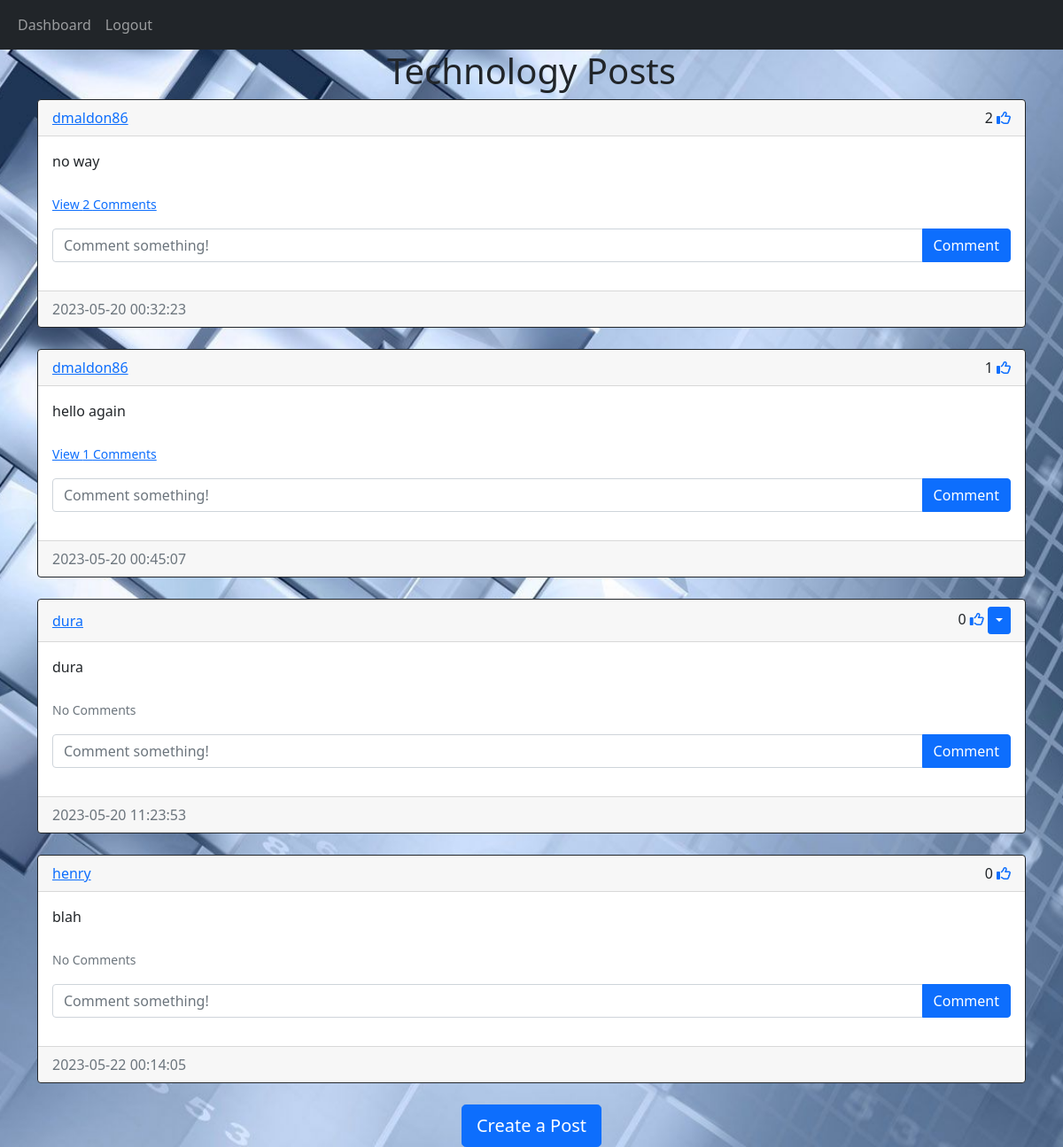
The page /dashboard (signed in) on the database its author committed.
### website/models.py (models this page shows)
class Post(db.Model):
    id = db.Column(db.Integer, primary_key=True)
    text = db.Column(db.Text, nullable=False)
    date_created = db.Column(db.DateTime(timezone=True), default=func.now())
    author = db.Column(
        db.Integer, db.ForeignKey("user.id", ondelete="CASCADE"), nullable=False
    )
    comments = db.relationship("Comment", backref="post", passive_deletes=True)
    likes = db.relationship("Like", backref="post", passive_deletes=True)

class User(db.Model, UserMixin):
    id = db.Column(db.Integer, primary_key=True)
    email = db.Column(db.String(150), unique=True)
    username = db.Column(db.String(150), unique=True)
    password = db.Column(db.String(150))
    date_created = db.Column(db.DateTime(timezone=True), default=func.now())
    posts = db.relationship("Post", backref="user", passive_deletes=True)
    comments = db.relationship("Comment", backref="user", passive_deletes=True)
    likes = db.relationship("Like", backref="user", passive_deletes=True)

### website/views.py (the view)
@views.route("/")
@views.route("/dashboard")
@login_required
def dashboard():
    posts = Post.query.all()
    return render_template("dashboard.html", user=current_user, posts=posts)

### website/__init__.py (called while the page is built)
def create_app():
    app = Flask(__name__)
    app.config["SECRET_KEY"] = "helloworld"
    app.config["SQLALCHEMY_DATABASE_URI"] = f"sqlite:///{DB_NAME}"
    db.init_app(app)
    from .views import views
    from .auth import auth
    app.register_blueprint(views, url_prefix="/")
    app.register_blueprint(auth, url_prefix="/")
    from .models import User, Post, Comment, Like
    create_database(app)
    login_manager = LoginManager()
    login_manager.login_view = "auth.login"
    login_manager.init_app(app)
    @login_manager.user_loader
    def load_user(id):
        return User.query.get(int(id))
    return app

### website/templates/dashboard.html
{% extends "posts_div.html" %} {% block title %}Dashboard{% endblock %}

### website/templates/posts_div.html (shortened to what this page needs)
{% extends "base.html" %} {% block title %}Dashboard{% endblock %} {% block
content %}
<h1 align="center">{% block header %}Technology Posts{% endblock %}</h1>
<div id="posts">
  {% for post in posts %}
  <div class="card border-dark">
    <div class="card-header d-flex justify-content-between align-items-center">
      <a href="/posts/{{post.user.username}}">{{post.user.username}}</a>
      <div>
        {{ post.likes|length }}{% if user.id in
        post.likes|map(attribute="author")|list %}
        <a href="/like-post/{{post.id}}"><i class="fas fa-thumbs-up"></i></a>
        {% else %}
        <a href="/like-post/{{post.id}}"><i class="far fa-thumbs-up"></i></a>
        {% endif %} {% if user.id == post.author %}
        <div class="btn-group">
          <button
            type="button"
            class="btn btn-sm btn-primary dropdown-toggle"
            data-bs-toggle="dropdown"
          ></button>
        </div>
        {% endif %}
      </div>
    </div>
    <div class="card-body">
      <div class="card-text">{{post.text}}</div>
      <br />
      <p class="card-text">
        {% if post.comments|length > 0 %}
        <a data-bs-toggle="collapse" href="#comments-{{post.id}}" role="button">
          <small>View {{post.comments|length}} Comments</small>
        </a>
        {% else %}
        <small class="text-muted">No Comments</small>
        {% endif %}
      </p>
      <form
        class="input-group mb-3"
        method="POST"
        action="/create-comment/{{post.id}}"
      >
        <input
          type="text"
          id="text"
          name="text"
          class="form-control"
          placeholder="Comment something!"
        />
        <button type="submit" class="btn btn-primary">Comment</button>
      </form>
    </div>
    <div class="card-footer text-muted">{{post.date_created}}</div>
  </div>
  <br />
  {% endfor %}
</div>
{% block footer %}
<div align="center">
  <a href="/create-post"
    ><button type="button" class="btn btn-primary btn-lg">
      Create a Post
    </button></a
  >
</div>
{% endblock %} {% endblock %}

### website/templates/base.html (style rules this page uses)
body { background-color: #6a7ca3; }
body { background-image: url(static/tech.jpg); background-repeat: no-repeat; background-position: center center; background-attachment: fixed; background-size: cover; }

### rows shown on the page
Post: user.username "dmaldon86", likes|length "2", text "no way", comments|length "2", date_created "2023-05-20 00:32:23"
Post: user.username "dmaldon86", likes|length "1", text "hello again", comments|length "1", date_created "2023-05-20 00:45:07"
Post: user.username "dura", likes|length "0", text "dura", shows "No Comments", date_created "2023-05-20 11:23:53"
Post: user.username "henry", likes|length "0", text "blah", shows "No Comments", date_created "2023-05-22 00:14:05"
